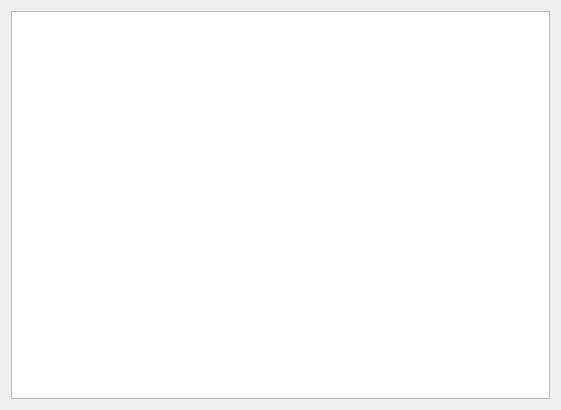
<?xml version="1.0" encoding="UTF-8"?>
<ui version="4.0">
 <class>LogWidget</class>
 <widget class="QWidget" name="LogWidget">
  <property name="geometry">
   <rect>
    <x>0</x>
    <y>0</y>
    <width>561</width>
    <height>410</height>
   </rect>
  </property>
  <property name="windowTitle">
   <string>Form</string>
  </property>
  <layout class="QHBoxLayout" name="horizontalLayout">
   <item>
    <widget class="QPlainTextEdit" name="teLogs">
     <property name="readOnly">
      <bool>true</bool>
     </property>
    </widget>
   </item>
  </layout>
 </widget>
 <resources/>
 <connections/>
</ui>
